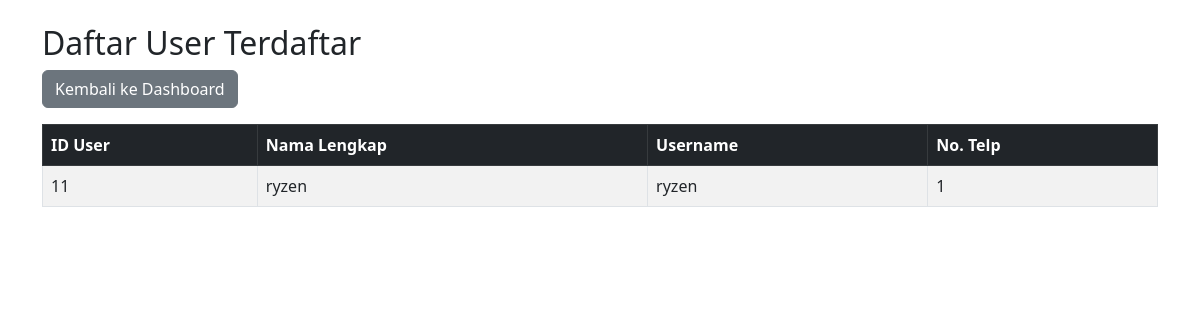
Before: /admin/masyarakat.php (signed in) with the older database file.
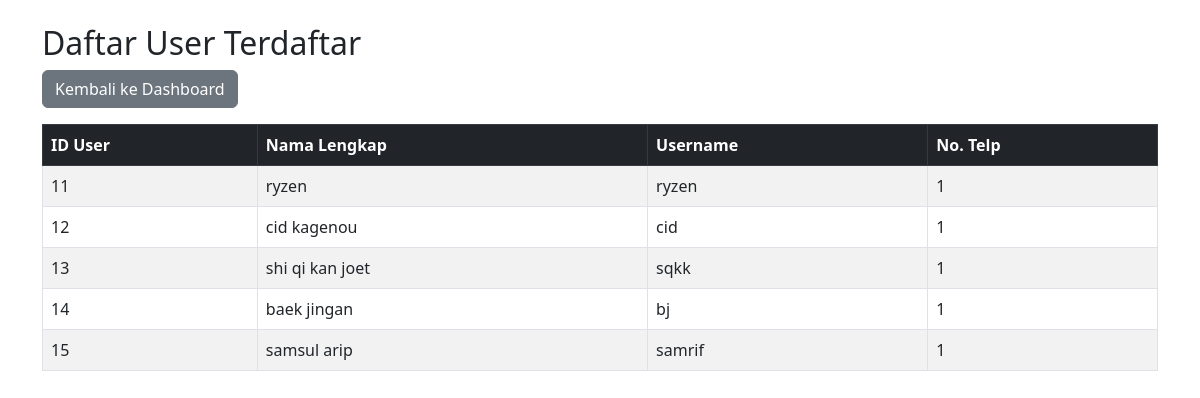
After: the same page with the newer database file.
### tables this page shows
CREATE TABLE `tb_masyarakat` (
  `id_user` int(11) NOT NULL,
  `nama_lengkap` varchar(25) DEFAULT NULL,
  `username` varchar(25) DEFAULT NULL,
  `password` varchar(225) DEFAULT NULL,
  `telp` varchar(25) DEFAULT NULL
);

### admin/masyarakat.php (the view, shortened to what this page needs)
<?php
include 'koneksi.php';
$query = mysqli_query($conn, "SELECT id_user, nama_lengkap, username, password, telp FROM tb_masyarakat");
?>
<!DOCTYPE html>
<html lang="id">
<head>
    <link href="https://cdn.jsdelivr.net/npm/bootstrap@5.3.0/dist/css/bootstrap.min.css" rel="stylesheet" />
</head>
<body>
<div class="container mt-4">
    <h2>Daftar User Terdaftar</h2>
    <a href="dashboard.php" class="btn btn-secondary">Kembali ke Dashboard</a>
    <table class="table table-bordered table-striped mt-3">
        <thead class="table-dark">
            <tr>
                <th>ID User</th>
                <th>Nama Lengkap</th>
                <th>Username</th>
                <th>No. Telp</th>
            </tr>
        </thead>
        <tbody>
            <?php while ($row = mysqli_fetch_assoc($query)): ?>
            <tr>
                <td><?php echo htmlspecialchars($row['id_user']); ?></td>
                <td><?php echo htmlspecialchars($row['nama_lengkap']); ?></td>
                <td><?php echo htmlspecialchars($row['username']); ?></td>
                <td><?php echo htmlspecialchars($row['telp']); ?></td>
            </tr>
            <?php endwhile; ?>
        </tbody>
    </table>
</div>
</body>
</html>

Changed rows visible on the page:
added tb_masyarakat: id_user "12", nama_lengkap "cid kagenou", username "cid", telp "1"
added tb_masyarakat: id_user "13", nama_lengkap "shi qi kan joet", username "sqkk", telp "1"
added tb_masyarakat: id_user "14", nama_lengkap "baek jingan", username "bj", telp "1"
added tb_masyarakat: id_user "15", nama_lengkap "samsul arip", username "samrif", telp "1"
